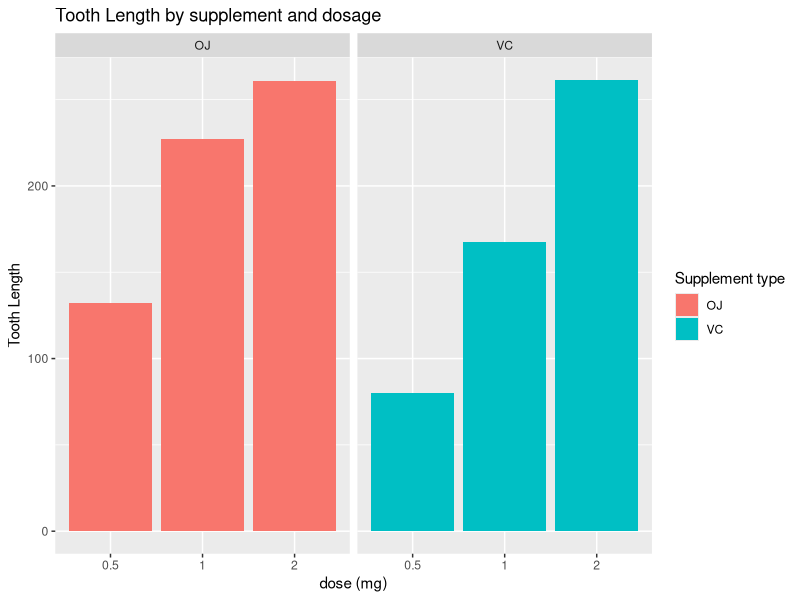

Recreate this plot in R. (Note: this script raises an error after producing the figure.)
## ---- chunk 1
summary(ToothGrowth)
## ---- chunk 2
library(datasets)
library(ggplot2)

## Organise Data

ggplot(ToothGrowth, aes(x=factor(dose), y=len, fill=factor(supp))) +
  facet_grid(. ~ supp) +
  geom_bar(stat="identity") +
  ylab('Tooth Length') + 
  xlab('dose (mg)') + 
  ggtitle('Tooth Length by supplement and dosage') +
  guides(fill=guide_legend(title="Supplement type"))
  
## ---- chunk 3
t.test(data = ToothGrowth,len ~ supp, paired = FALSE,var.equal=FALSE)
## ---- chunk 4
dose1 <- subset(ToothGrowth, dose == 0.5)
dose2 <- subset(ToothGrowth, dose == 1)
dose3 <- subset(ToothGrowth, dose == 2)
## ---- chunk 5
t.test(dose1$len,dose2$len, paired = FALSE, var.equal=FALSE)

## ---- chunk 6
t.test(dose2$len,dose3$len, paired = FALSE ,var.equal=FALSE)

